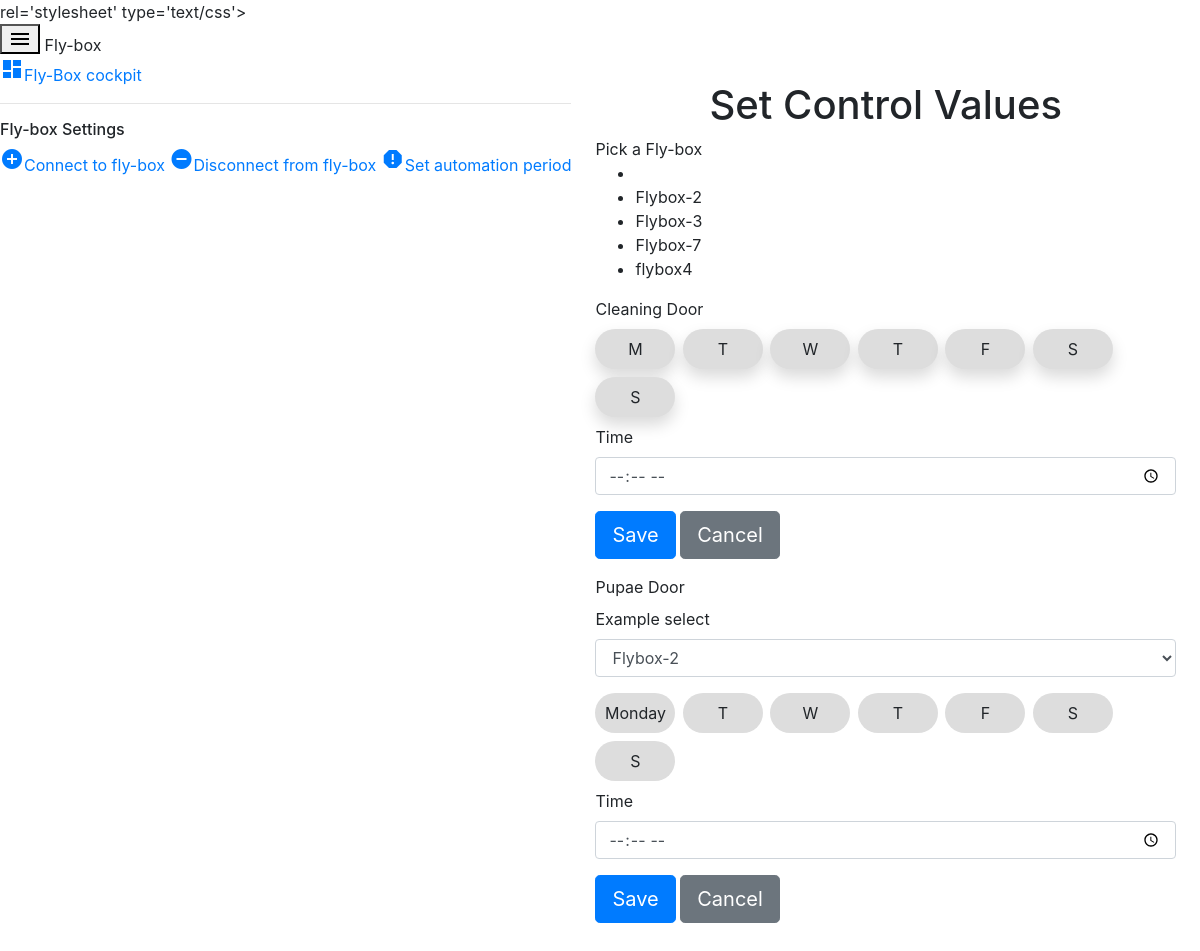
Page /edit_control on the earlier database version.
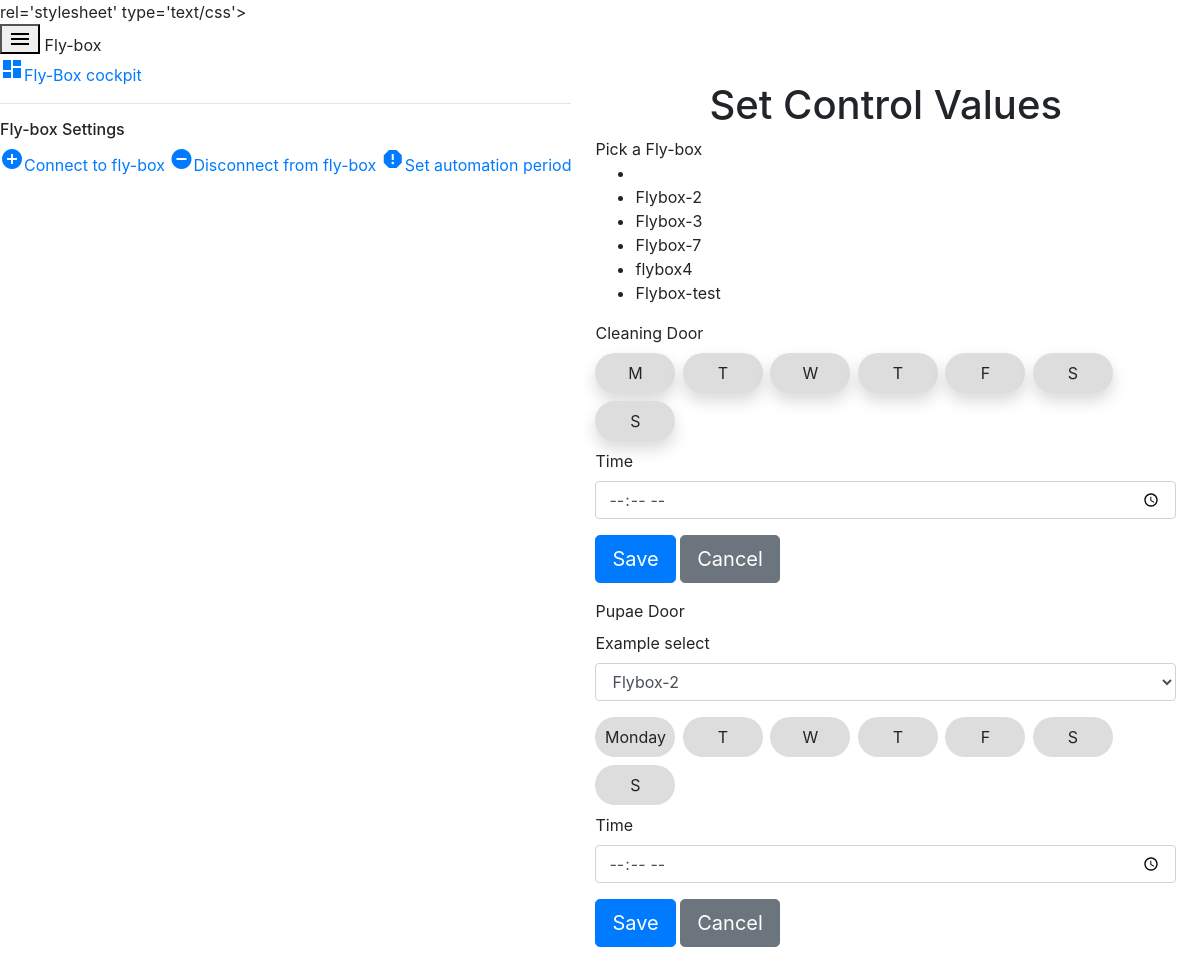
Same page on the later database version.
### home/models.py (models this page shows, shortened)
class Flyboxset(models.Model):
	title = models.CharField(max_length=250,null=False,unique=True)
	ipaddress = models.CharField(max_length=25, null=False)
	publish = models.DateTimeField(default=timezone.now)
	created = models.DateTimeField(auto_now_add=True)
	updated = models.DateTimeField(auto_now=True)

### home/views.py (the view)
# urls.py: path('edit_control', views.editcontrol, name='editcontrol'),
def editcontrol(request):
    if request.method == 'POST':
        request.session['django_timezone'] = request.POST['timezone']
        return redirect('/')
    else:
        posts = Flyboxset.objects.all()
        return render(request, 'home/control.html', {'posts': posts, 'timezones': pytz.common_timezones})

### home/templates/home/control.html (shortened to what this page needs)
{% extends "home/base.html" %}
{% block selected3 %}mdc-list-item--selected{% endblock %}
{% block content %}
{% load static %}
<main class="mdc-drawer-app-content main-content">
{% load tz %}
{% get_current_timezone as TIME_ZONE %}
  <h1>Set Control Values </h1>
<form action="update_control/" method="post">{% csrf_token %}
<div class="form-group">
<div class="mdc-select">
  <div class="mdc-select__anchor demo-width-class">
    <span class="mdc-floating-label">Pick a Fly-box</span>
  </div>
  <div class="mdc-select__menu mdc-menu mdc-menu-surface demo-width-class">
    <ul class="mdc-list">
      <li class="mdc-list-item mdc-list-item--selected" data-value="" aria-selected="true"></li>
            {% for post in posts %}
      <li class="mdc-list-item" data-value="{{post.pk}}" name="name">
        <span class="mdc-list-item__text">
{{post.title}}        </span>
      </li>
      {%endfor%}
    </ul>
  </div>
</div>
</div>
 <div class="form-group">
      <label for="exampleFormControlInput1">Cleaning Door</label>
<div class="weekDays-selector">
  <label for="weekday-mon" class="shadow" >M</label>
  <label for="weekday-tue" class="shadow">T</label>
  <label for="weekday-wed" class="shadow">W</label>
  <label for="weekday-thu" class="shadow">T</label>
  <label for="weekday-fri" class="shadow">F</label>
  <label for="weekday-sat" class="shadow">S</label>
  <label for="weekday-sun" class="shadow">S</label>
</div>
  <label for="timecd">Time</label>
<input id="timecd" name="timecd" class="form-control" type="time">
</div><div class="form-group">
  <button  class="btn btn-lg btn-primary" id="save" type="submit">Save</button>
<button class="btn btn-secondary btn-lg" type="reset">Cancel</button>
</div>
</form> <form action="update_controlpd/" method="post">{% csrf_token %}
<div class="form-group">
      <label for="exampleFormControlInput1">Pupae Door</label>
<div class="form-group">
    <label for="exampleFormControlSelect1">Example select</label>
    <select class="form-control" id="exampleFormControlSelect1" name="flyboxselect">
             {% for post in posts %}
     <option>{{post.title}}        </option>      {%endfor%}
    </select>
</div>
<div class="weekDays-selector">
  <label for="weekday-monp">Monday</label>
  <label for="weekday-tuep">T</label>
  <label for="weekday-wedp">W</label>
  <label for="weekday-thup">T</label>
  <label for="weekday-frip">F</label>
  <label for="weekday-satp">S</label>
  <label for="weekday-sunp">S</label>
</div>
  <label for="timepd">Time</label>
<input id="timepd" name="timepd" class="form-control" type="time">
</div>      <div class="form-group">
  <button  class="btn btn-lg btn-primary" id="save" type="submit">Save</button>
<button class="btn btn-secondary btn-lg" type="reset">Cancel</button>
</div>
</form>
  </main>
{% endblock %}

### home/templates/home/base.html (shortened to what this page needs)
{% load static %}
<!DOCTYPE html>
<html lang="en">
<head>
    <link href="{% static "css/base.css" %}" rel="stylesheet">
  <link href="https://unpkg.com/material-components-web@v4.0.0/dist/material-components-web.min.css" rel="stylesheet">
  <link rel="stylesheet" href="//cdnjs.cloudflare.com/ajax/libs/leaflet/1.3.1/leaflet.css">
  <link rel="stylesheet" href="https://stackpath.bootstrapcdn.com/bootstrap/4.4.1/css/bootstrap.min.css">
                    <link rel="stylesheet" href="{% static "css/mdDateTimePicker.css" %}">
</head>
<body class="mdc-typography" data-gr-c-s-loaded="true"><noscript>You need to enable JavaScript to run this app.</noscript><header class="mdc-top-app-bar">
  <div class="mdc-top-app-bar__row">
    <section class="mdc-top-app-bar__section mdc-top-app-bar__section--align-start">
      <button class="mdc-top-app-bar__navigation-icon mdc-icon-button material-icons" href="">menu</button>
      <a class="mdc-top-app-bar__title" href="/" style="color: inherit;">Fly-box</a>
    </section>
  </div>
</header>
<div class="app-drawer-layout mdc-top-app-bar--fixed-adjust">
  <aside class="mdc-drawer mdc-drawer--dismissible demo-drawer">
    <nav class="mdc-drawer__drawer">
      <nav class="mdc-drawer__content">
        <div id="icon-with-text-demo" class="mdc-list">
          <a class="mdc-list-item {%block selected%}{%endblock%} demo-drawer-list-item" href="/">
            <i class="material-icons mdc-list-item__graphic" aria-hidden="true">dashboard</i>Fly-Box cockpit
          </a>
        </div>
        <hr class="mdc-list-divider">
      <h6 class="mdc-list-group__subheader">Fly-box Settings</h6>
        <div class="mdc-list">
          <a class="mdc-list-item {%block selected1%}{%endblock%} demo-drawer-list-item" href="/connect">
            <i class="material-icons mdc-list-item__graphic" aria-hidden="true">add_circle</i>Connect to fly-box
          </a>
          <a class="mdc-list-item {%block selected2%}{%endblock%} demo-drawer-list-item" href="/disconnect">
            <i class="material-icons mdc-list-item__graphic" aria-hidden="true">remove_circle</i>Disconnect from fly-box
          </a>
          <a class="mdc-list-item {%block selected3%}{%endblock%} demo-drawer-list-item" href="/edit_control">
            <i class="material-icons mdc-list-item__graphic" aria-hidden="true">report</i>Set automation period
          </a>
        </div>
      </nav>
    </nav>
  </aside>
{% block content %}
{% endblock %}
</div>
</body>
</html>

### static/css/base.css (style rules this page uses)
html { height: 100%; }
body { display: -webkit-box; display: flex; -webkit-box-orient: vertical; -webkit-box-direction: normal; flex-direction: column; min-height: 100%; margin: 0; font-family: 'Lora', serif; background-color: #FEF9EA; }
.app-drawer-layout { display: -webkit-box; display: flex; -webkit-box-flex: 1; flex: 1; }
.app-drawer-layout .mdc-drawer--dismissible { top: 64px; height: calc(100% - 64px); }
.main-content { display: -webkit-box; display: flex; -webkit-box-orient: vertical; -webkit-box-direction: normal; flex-direction: column; -webkit-box-align: center; align-items: center; -webkit-box-pack: center; justify-content: center; -webkit-box-flex: 1; flex: 1; padding: 1.5rem; }

### home/templates/home/control.html (style rules this page uses)
.weekDays-selector input[type=checkbox] + label { display: inline-block; border-radius: 20px; background: #dddddd; height: 40px; width: 80px; margin-right: 3px; line-height: 40px; text-align: center; cursor: pointer; }

Differences in the rows shown:
added Flyboxset: {{ post.pk }} 15 (drawn), title "Flybox-test"
